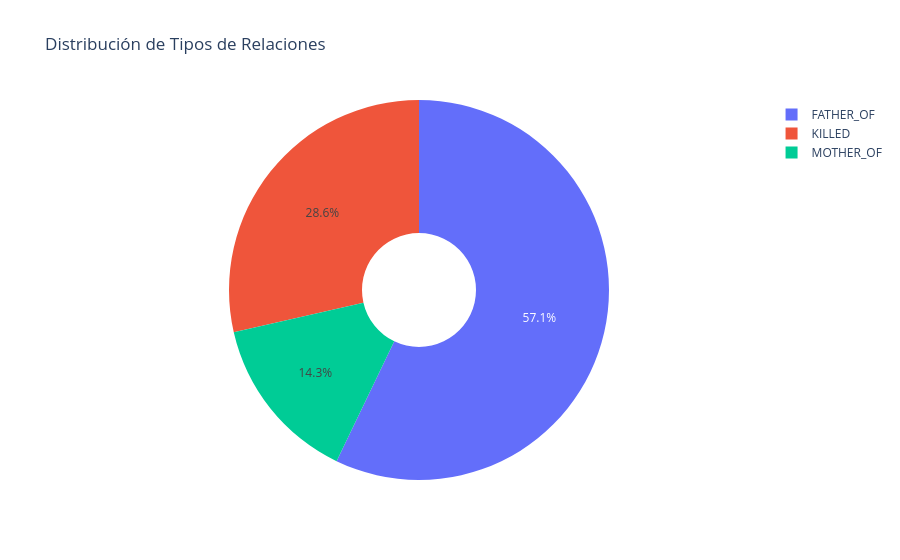

Notebook code for this chart:
### Code cell
# Distribución de tipos de relaciones
relation_types_count = {}
for u, v, data in G.edges(data=True):
    rtype = data.get('relation_type', 'UNKNOWN')
    relation_types_count[rtype] = relation_types_count.get(rtype, 0) + 1

# Gráfico de pie
fig = px.pie(
    values=list(relation_types_count.values()),
    names=list(relation_types_count.keys()),
    title="Distribución de Tipos de Relaciones",
    hole=0.3
)
fig.show()

### Figure 1 — Plotly figure (JSON) as saved in the notebook; plotly's stock layout.template omitted (floating-point values rounded to 4 significant figures)
{"data": [{"domain": {"x": [0, 1], "y": [0, 1]}, "hole": 0.3, "hovertemplate": "label=%{label}<br>value=%{value}<extra></extra>", "labels": ["KILLED", "FATHER_OF", "MOTHER_OF"], "legendgroup": "", "name": "", "showlegend": true, "type": "pie", "values": [2, 4, 1]}], "layout": {"legend": {"tracegroupgap": 0}, "title": {"text": "Distribución de Tipos de Relaciones"}}}
